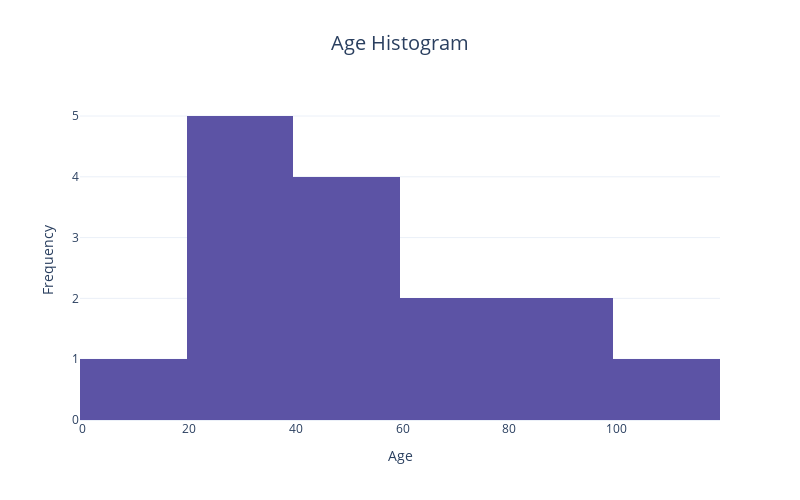

The cell this chart's notebook holds for it:
### Markdown cell above
## Histogram

### Code cell
from mlproject.utils.common import plot_histogram
plot_histogram(df_sample, 'Age')

### Figure 1 — Plotly figure (JSON) as saved in the notebook; plotly's stock layout.template omitted (floating-point values rounded to 4 significant figures)
{"data": [{"alignmentgroup": "True", "bingroup": "x", "hovertemplate": "Age=%{x}<br>count=%{y}<extra></extra>", "legendgroup": "", "marker": {"color": "rgb(92, 83, 165)", "pattern": {"shape": ""}}, "name": "", "offsetgroup": "", "orientation": "v", "showlegend": false, "type": "histogram", "x": [10, 20, 20, 30, 30, 30, 40, 40, 50, 50, 60, 70, 80, 90, 100], "xaxis": "x", "yaxis": "y"}], "layout": {"barmode": "relative", "height": 500, "legend": {"tracegroupgap": 0}, "title": {"font": {"size": 20}, "text": "Age Histogram", "x": 0.5}, "width": 800, "xaxis": {"anchor": "y", "domain": [0, 1], "title": {"text": "Age"}}, "yaxis": {"anchor": "x", "domain": [0, 1], "title": {"text": "Frequency"}}}}
